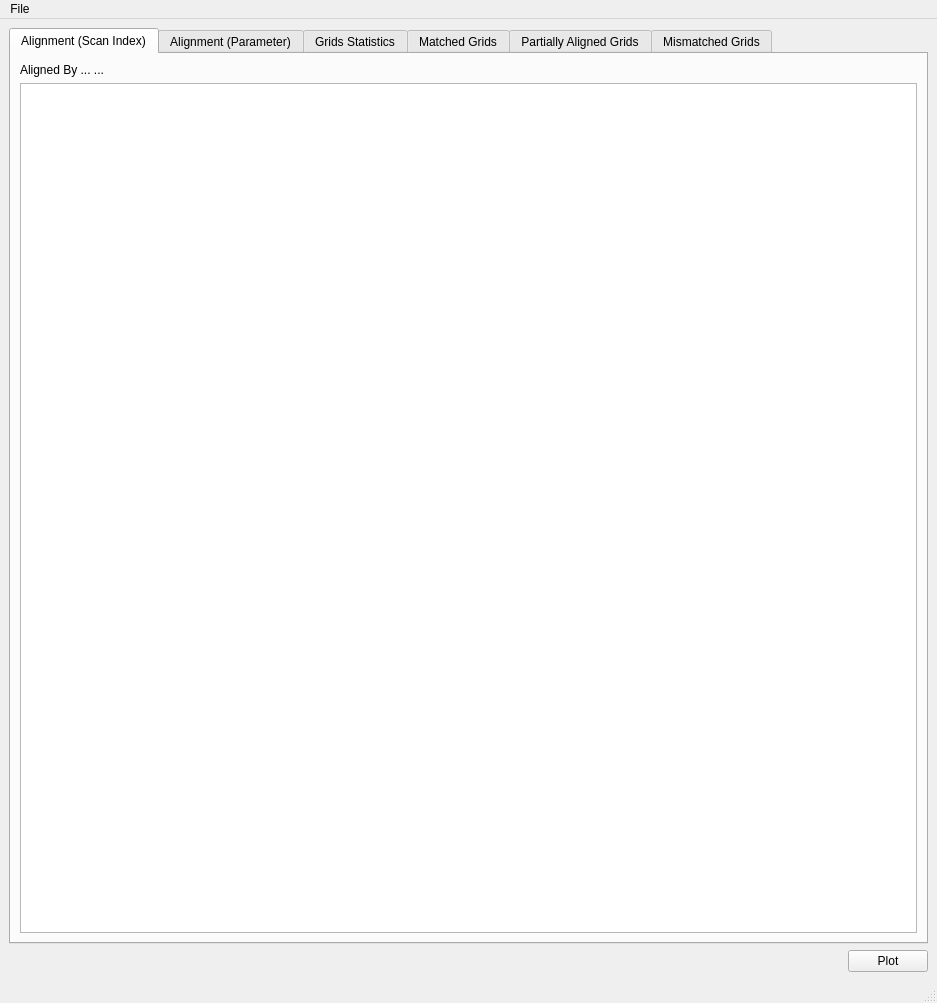
<?xml version="1.0" encoding="UTF-8"?>
<ui version="4.0">
 <class>MainWindow</class>
 <widget class="QMainWindow" name="MainWindow">
  <property name="geometry">
   <rect>
    <x>0</x>
    <y>0</y>
    <width>937</width>
    <height>1003</height>
   </rect>
  </property>
  <property name="windowTitle">
   <string>MainWindow</string>
  </property>
  <widget class="QWidget" name="centralwidget">
   <layout class="QGridLayout" name="gridLayout_6">
    <item row="1" column="0">
     <layout class="QGridLayout" name="gridLayout_5">
      <item row="0" column="0">
       <spacer name="horizontalSpacer">
        <property name="orientation">
         <enum>Qt::Horizontal</enum>
        </property>
        <property name="sizeHint" stdset="0">
         <size>
          <width>40</width>
          <height>20</height>
         </size>
        </property>
       </spacer>
      </item>
      <item row="0" column="1">
       <widget class="QPushButton" name="pushButton_grids3D">
        <property name="text">
         <string>Plot</string>
        </property>
       </widget>
      </item>
     </layout>
    </item>
    <item row="0" column="0">
     <widget class="QTabWidget" name="tabWidget_alignedParams">
      <property name="currentIndex">
       <number>0</number>
      </property>
      <widget class="QWidget" name="tab">
       <attribute name="title">
        <string>Alignment (Scan Index)</string>
       </attribute>
       <layout class="QGridLayout" name="gridLayout_7">
        <item row="0" column="0">
         <widget class="QLabel" name="label_alignmentMethod">
          <property name="text">
           <string>Aligned By ... ...</string>
          </property>
         </widget>
        </item>
        <item row="1" column="0">
         <widget class="GridAlignmentTable" name="tableView_gridAlignment"/>
        </item>
       </layout>
      </widget>
      <widget class="QWidget" name="tab_paramOnGrids">
       <attribute name="title">
        <string>Alignment (Parameter)</string>
       </attribute>
       <layout class="QVBoxLayout" name="verticalLayout">
        <item>
         <layout class="QHBoxLayout" name="horizontalLayout">
          <item>
           <widget class="QLabel" name="label_7">
            <property name="maximumSize">
             <size>
              <width>100</width>
              <height>16777215</height>
             </size>
            </property>
            <property name="text">
             <string>Parameters</string>
            </property>
           </widget>
          </item>
          <item>
           <widget class="QComboBox" name="comboBox_parameterList">
            <property name="sizePolicy">
             <sizepolicy hsizetype="Expanding" vsizetype="Fixed">
              <horstretch>0</horstretch>
              <verstretch>0</verstretch>
             </sizepolicy>
            </property>
           </widget>
          </item>
          <item>
           <spacer name="horizontalSpacer_2">
            <property name="orientation">
             <enum>Qt::Horizontal</enum>
            </property>
            <property name="sizeType">
             <enum>QSizePolicy::Expanding</enum>
            </property>
            <property name="sizeHint" stdset="0">
             <size>
              <width>40</width>
              <height>20</height>
             </size>
            </property>
           </spacer>
          </item>
          <item>
           <widget class="QPushButton" name="pushButton_showParameterValue">
            <property name="toolTip">
             <string>&lt;html&gt;&lt;head/&gt;&lt;body&gt;&lt;p&gt;Show specified parameter's values for each direction (e11/e22/e33) on each strain/stress grid.&lt;/p&gt;&lt;p&gt;&lt;br/&gt;&lt;/p&gt;&lt;p&gt;The first attempt is to find matched grid from experiment.&lt;/p&gt;&lt;p&gt;If there is no matched grid, then an interpolation is made.&lt;/p&gt;&lt;/body&gt;&lt;/html&gt;</string>
            </property>
            <property name="text">
             <string>Match &amp;&amp; Interpolate</string>
            </property>
           </widget>
          </item>
         </layout>
        </item>
        <item>
         <widget class="ParamValueGridTable" name="tableView"/>
        </item>
       </layout>
      </widget>
      <widget class="QWidget" name="tab_main">
       <attribute name="title">
        <string>Grids Statistics</string>
       </attribute>
       <layout class="QGridLayout" name="gridLayout">
        <item row="0" column="0">
         <widget class="GridsStatisticsTable" name="tableView_gridStatistic"/>
        </item>
       </layout>
      </widget>
      <widget class="QWidget" name="tab_2">
       <attribute name="title">
        <string>Matched Grids</string>
       </attribute>
       <layout class="QGridLayout" name="gridLayout_2">
        <item row="0" column="0">
         <widget class="GridsStatisticsTable" name="tableView_matchedGrids"/>
        </item>
       </layout>
      </widget>
      <widget class="QWidget" name="tab_3">
       <attribute name="title">
        <string>Partially Aligned Grids</string>
       </attribute>
       <layout class="QGridLayout" name="gridLayout_3">
        <item row="0" column="0">
         <widget class="QLabel" name="label">
          <property name="text">
           <string>Number of e11 and e22 aligned grids</string>
          </property>
         </widget>
        </item>
        <item row="0" column="1">
         <widget class="QLabel" name="label_numE11E22Aligned">
          <property name="text">
           <string>TextLabel</string>
          </property>
         </widget>
        </item>
        <item row="1" column="0">
         <widget class="QLabel" name="label_2">
          <property name="text">
           <string>Number of e11 and e33 aligned grids</string>
          </property>
         </widget>
        </item>
        <item row="1" column="1">
         <widget class="QLabel" name="label_numE11E33Aligned">
          <property name="text">
           <string>TextLabel</string>
          </property>
         </widget>
        </item>
        <item row="2" column="0">
         <widget class="QLabel" name="label_3">
          <property name="text">
           <string>Number of e22 and e33 aligned grids</string>
          </property>
         </widget>
        </item>
        <item row="2" column="1">
         <widget class="QLabel" name="label_numE22E33Aligned">
          <property name="text">
           <string>TextLabel</string>
          </property>
         </widget>
        </item>
        <item row="3" column="0" colspan="2">
         <widget class="GridsStatisticsTable" name="tableView_partialMatchedGrids"/>
        </item>
       </layout>
      </widget>
      <widget class="QWidget" name="tab_4">
       <attribute name="title">
        <string>Mismatched Grids</string>
       </attribute>
       <layout class="QGridLayout" name="gridLayout_4">
        <item row="0" column="0">
         <widget class="QLabel" name="label_4">
          <property name="text">
           <string>Number of mismatched e11 grids</string>
          </property>
         </widget>
        </item>
        <item row="0" column="1">
         <widget class="QLabel" name="label_numE11Mismatched">
          <property name="text">
           <string>TextLabel</string>
          </property>
         </widget>
        </item>
        <item row="1" column="0">
         <widget class="QLabel" name="label_5">
          <property name="text">
           <string>Number of mistmatched e22 grids</string>
          </property>
         </widget>
        </item>
        <item row="1" column="1">
         <widget class="QLabel" name="label_numE22Mismatched">
          <property name="text">
           <string>TextLabel</string>
          </property>
         </widget>
        </item>
        <item row="2" column="0">
         <widget class="QLabel" name="label_6">
          <property name="text">
           <string>Number of mismatched e33 grids</string>
          </property>
         </widget>
        </item>
        <item row="2" column="1">
         <widget class="QLabel" name="label_numE33Mismatched">
          <property name="text">
           <string>TextLabel</string>
          </property>
         </widget>
        </item>
        <item row="3" column="0" colspan="2">
         <widget class="MismatchedGridsTable" name="tableView_mismatchedGrids"/>
        </item>
       </layout>
      </widget>
     </widget>
    </item>
   </layout>
  </widget>
  <widget class="QMenuBar" name="menubar">
   <property name="geometry">
    <rect>
     <x>0</x>
     <y>0</y>
     <width>937</width>
     <height>25</height>
    </rect>
   </property>
   <widget class="QMenu" name="menuFile">
    <property name="title">
     <string>File</string>
    </property>
    <addaction name="actionQuit"/>
   </widget>
   <addaction name="menuFile"/>
  </widget>
  <widget class="QStatusBar" name="statusbar"/>
  <action name="actionQuit">
   <property name="text">
    <string>Quit</string>
   </property>
  </action>
 </widget>
 <customwidgets>
  <customwidget>
   <class>GridsStatisticsTable</class>
   <extends>QTableView</extends>
   <header>rstables.h</header>
  </customwidget>
  <customwidget>
   <class>MismatchedGridsTable</class>
   <extends>QTableView</extends>
   <header>rstables.h</header>
  </customwidget>
  <customwidget>
   <class>GridAlignmentTable</class>
   <extends>QTableView</extends>
   <header>rstables.h</header>
  </customwidget>
  <customwidget>
   <class>ParamValueGridTable</class>
   <extends>QTableView</extends>
   <header>rstables.h</header>
  </customwidget>
 </customwidgets>
 <resources/>
 <connections/>
</ui>
